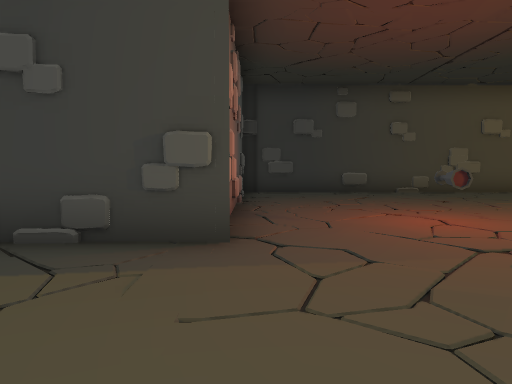
View 1 (above)

16 first-person views from a walk through a Unity game level. The camera is 1.5 m above the floor, tilts 4° down and sees 70° across. The floor is counted in squares, 2 m on a side. Each view is taken from the middle of a square. On the plan, view 1 faces up. The plan holds only what a view shows up to about 11 squares ahead; the rest is blank. The place goes on beyond the plan. The player character is not drawn. Door leaves are left out, so doorways stand open.

View 2
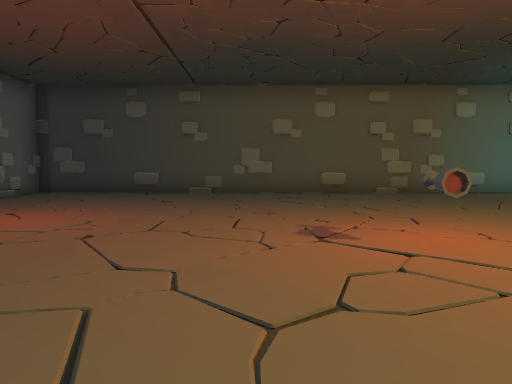

View 3
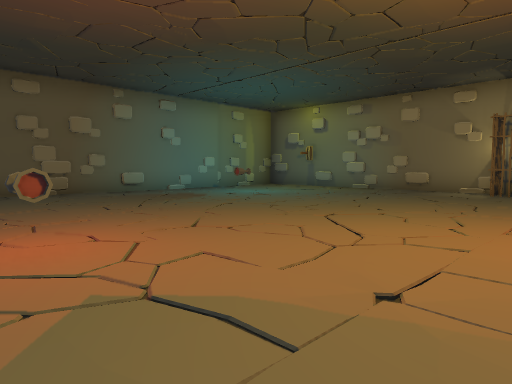

View 4
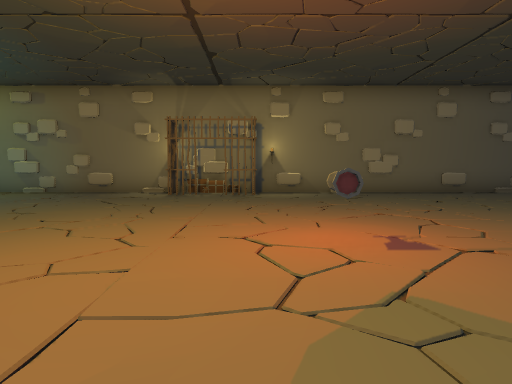

View 5
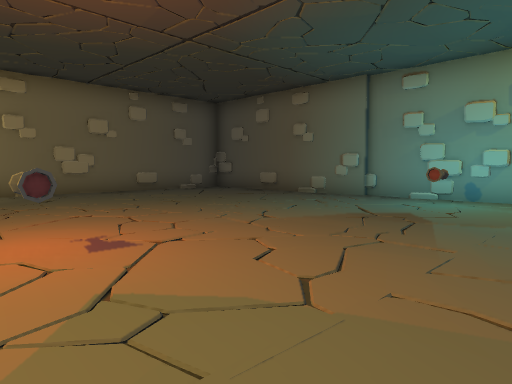

View 6
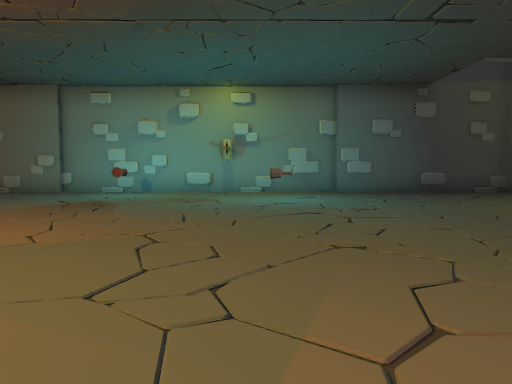

View 7
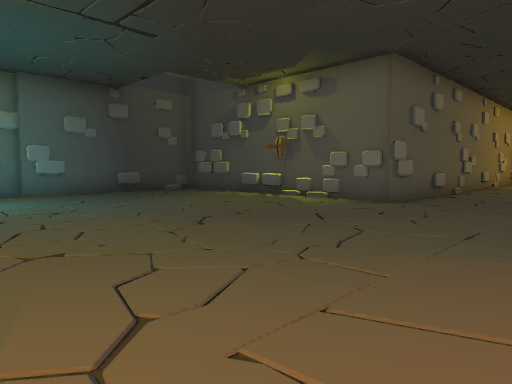

View 8
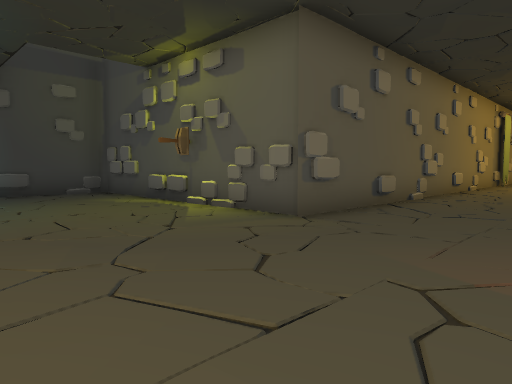

View 9
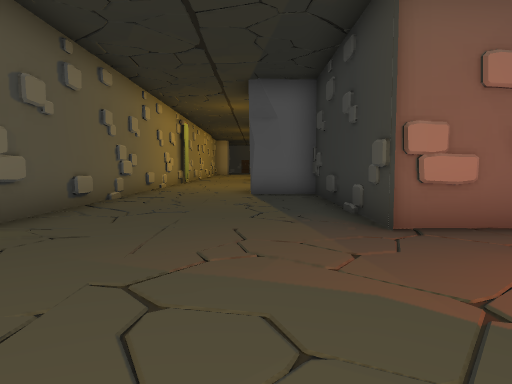

View 10
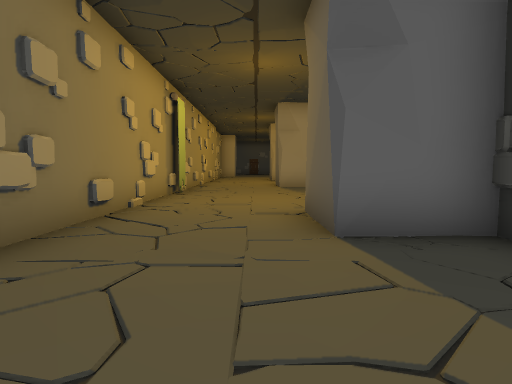

View 11
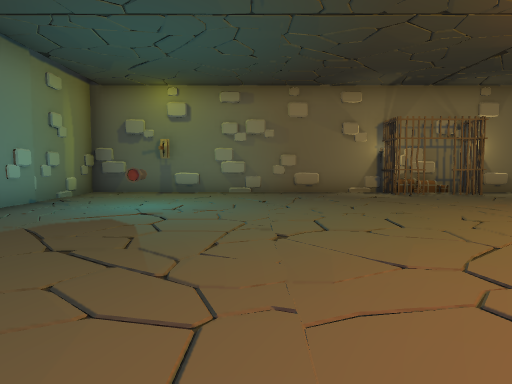

View 12
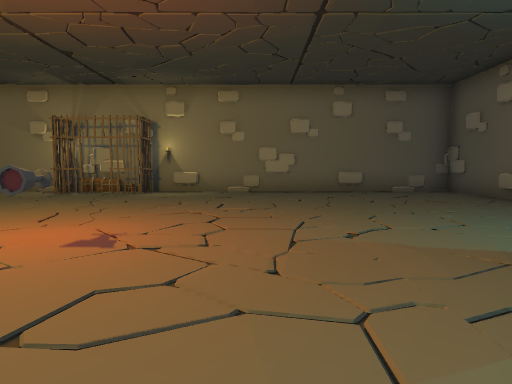

View 13
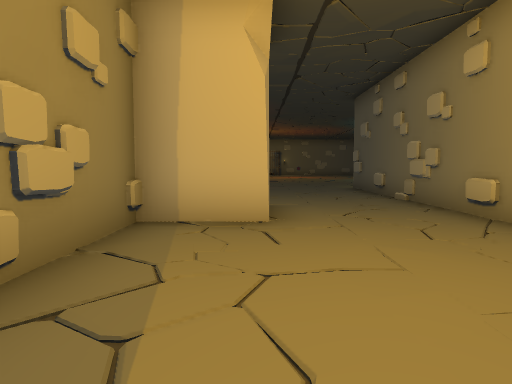

View 14
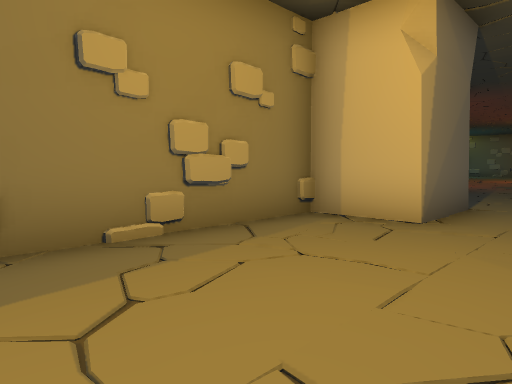

View 15
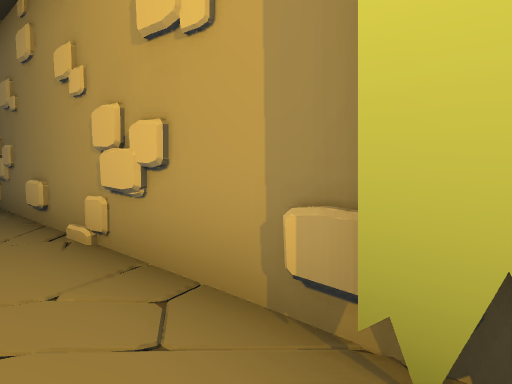

View 16
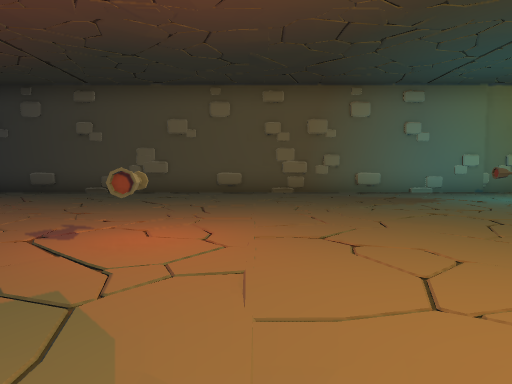

### Floor plan
Points are (right, up) in squares from view 1. A wall is a line through its corners. A room is listed if a view was taken in it or the views show most of it. See-through windows are left out.
Room 1 (views 1, 2, 3, 4, 5, 6, 7, 8, 9, 10, 11, 12, 13, 14, 15, 16)
walls: (-0.4, 3.6) (-5.9, 3.6) (-5.9, 1.8) (-8.1, 1.8) (-8.1, 3.6) (-12.5, 3.6); (-0.5, -1.6) (-0.3, -2.9); (5.1, -8.6) (5.9, -8.6); (9.6, -8.6) (10.1, -8.6); (4.6, -8.8) (12.9, -8.8); (10.5, -8.6) (11.4, -8.6); (17.5, 0) (18.6, 0) (17.6, 0) (17.6, 0.9); (17.6, 1.5) (17.6, 2.3) (18.6, 2.3); (12.4, -8.6) (18.7, -8.6) (18.7, 10.8) (15.6, 10.8); (18.6, 2.2) (17.6, 2.2); (0.1, 10.8) (-0.4, 10.8) (-0.4, 3.6) (-0.9, 3.6) (-1.9, 3.7); (15.9, 10.6) (0, 10.6); (-6.3, -1.4) (-5.8, -1.3); (-10.5, 3.4) (-11, 3.8); (-10.7, -1.4) (-10.2, -1.3); (-13, -1.2) (-12.2, -1.2); (-13, -1.4) (-0.4, -1.4) (-0.4, -8.6) (4.8, -8.6)
low walls: (8.4, -8.6) (9, -8.6)
objects: other object (2, 5); other object (6, -6); other object (8, 3); other object (10, -7); other object (11, -1); other object (15, 8); other object (18, 1)

Where each view was taken, in squares from view 1:
view 1: 0 up, 0 right, facing up
view 2: 0 up, 6 right, facing up
view 3: 0 up, 7 right, facing up-right
view 4: 0 up, 8 right, facing right
view 5: 0 up, 8 right, facing down-right
view 6: 2 up, 7 right, facing down
view 7: 2 up, 7 right, facing down-left
view 8: 2 up, 4 right, facing down-left
view 9: 2 up, 4 right, facing left
view 10: 1 up, 2 left, facing left
view 11: 6 up, 8 right, facing right
view 12: 3 down, 8 right, facing right
view 13: 2 up, 13 left, facing right
view 14: 0 up, 13 left, facing up-right
view 15: 0 up, 13 left, facing down-right
view 16: 0 up, 9 right, facing up
